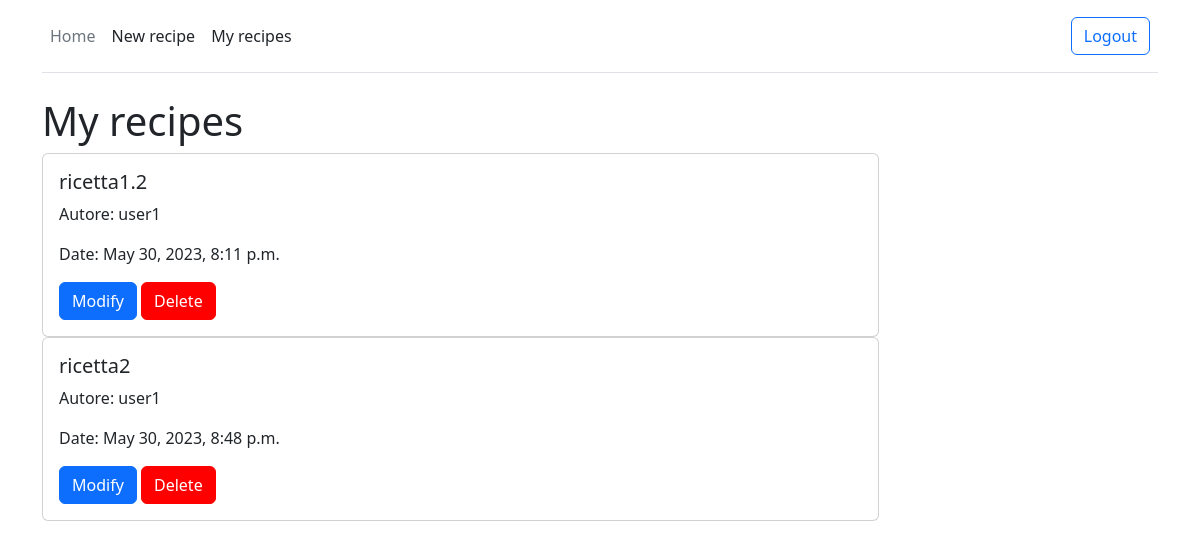
Before: /my_recipes/ (signed in) with the older database file.
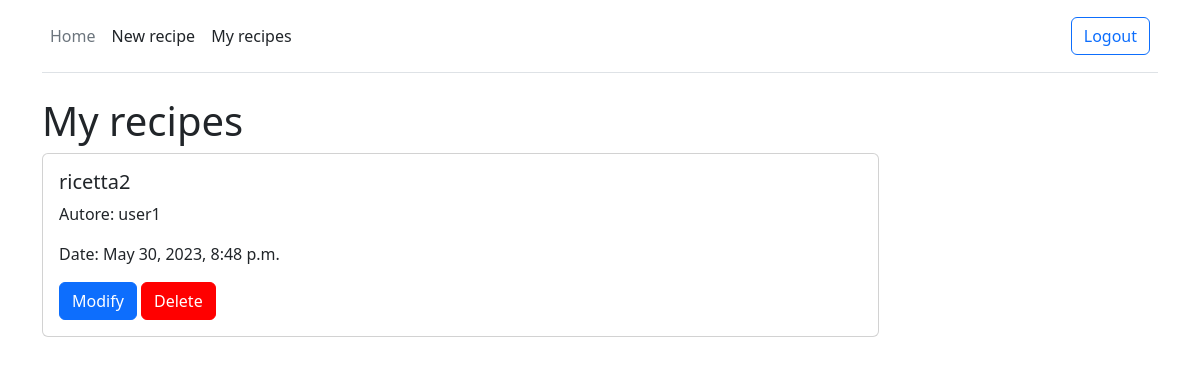
After: the same page with the newer database file.
### recipes/models.py (models this page shows, shortened)
class Recipe(models.Model):
    title = models.CharField(max_length=100)
    description = models.TextField()
    category = models.ForeignKey('categories.Category', on_delete=models.CASCADE)
    author = models.ForeignKey(User, on_delete=models.CASCADE, null=True)
    date = models.DateTimeField(auto_now_add=True, null=True)

### recipes/views.py (the view)
# urls.py: path('my_recipes/', MyRecipes, name='my_recipes'),
@login_required
def MyRecipes(request):
    my_recipes = Recipe.objects.filter(author=request.user)
    return render(request, 'my_recipes.html', {'my_recipes': my_recipes})

### templates/my_recipes.html (shortened to what this page needs)
{% extends "base.html" %}
{% load crispy_forms_tags %}
{% block content %}
    <h1>My recipes</h1>
    {% if my_recipes %}
        {% for recipe in my_recipes %}
            <div class="card w-75">
                <div class="card-body">
                    <h5 class="card-title">{{ recipe.title }}</h5>
                    <p class="card-text">Autore: {{ recipe.author }}</p>
                    <p class="card-text">Date: {{ recipe.date }}</p>
                    <a href="{% url 'update_recipe' recipe.id%}" class="btn btn-primary">Modify</a>
                    <a href="{% url 'delete_recipe' recipe.id%}" class="btn btn-primary" style="background-color: red; border-color: red">Delete</a>
                </div>
            </div>
        {% endfor %}
    {% else %}
        <p>No recipes yet</p>
    {% endif %}
{% endblock %}

### templates/base.html (shortened to what this page needs)
<!DOCTYPE html>
<html lang="en">
<head>
    <link href="https://cdn.jsdelivr.net/npm/bootstrap@5.3.0-alpha3/dist/css/bootstrap.min.css" rel="stylesheet"
>
</head>
<body>
<div class="container">
    <header class="d-flex flex-wrap align-items-center justify-content-center justify-content-md-between py-3 mb-4 border-bottom">
        <ul class="nav col-12 col-md-auto mb-2 justify-content-center mb-md-0">
            <li><a href="{% url 'home' %}" class="nav-link px-2 link-secondary">Home</a></li>
            {% if user.is_authenticated %}
                <li><a href="{% url 'create_recipe' %}" class="nav-link px-2 link-dark">New recipe</a></li>
                <li><a href="{% url 'my_recipes' %}" class="nav-link px-2 link-dark">My recipes</a></li>
            {% endif %}
        </ul>
        <div class="col-md-3 text-end">
            {% if user.is_authenticated %}
                <a href="{% url 'logout' %}"  class="btn btn-outline-primary me-2">Logout</a>
            {% else %}
                <a href="{% url 'login' %}"  class="btn btn-outline-primary me-2">Login</a>
                <a href="{% url 'signup' %}"  class="btn btn-primary">Sign-up</a>
            {% endif %}
        </div>
    </header>
</div>
<div class="container">
    {% block content %}
    {% endblock %}
</div>
</body>
</html>

Changed rows visible on the page:
removed Recipe: title "ricetta1.2", author "user1", date "May 30, 2023, 8:11 p.m."
